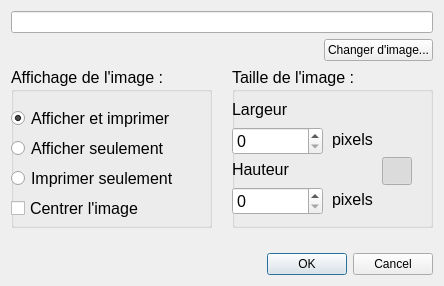
<?xml version="1.0" encoding="UTF-8"?>
<ui version="4.0">
 <class>InsertPicture</class>
 <widget class="QDialog" name="InsertPicture">
  <property name="geometry">
   <rect>
    <x>0</x>
    <y>0</y>
    <width>444</width>
    <height>286</height>
   </rect>
  </property>
  <property name="minimumSize">
   <size>
    <width>444</width>
    <height>286</height>
   </size>
  </property>
  <property name="maximumSize">
   <size>
    <width>444</width>
    <height>286</height>
   </size>
  </property>
  <property name="windowTitle">
   <string>Configuration de l'image</string>
  </property>
  <layout class="QHBoxLayout" name="horizontalLayout_3">
   <item>
    <layout class="QVBoxLayout" name="verticalLayout">
     <item>
      <widget class="QLineEdit" name="filename">
       <property name="readOnly">
        <bool>true</bool>
       </property>
      </widget>
     </item>
     <item>
      <layout class="QHBoxLayout" name="horizontalLayout_2">
       <item>
        <spacer name="horizontalSpacer_2">
         <property name="orientation">
          <enum>Qt::Horizontal</enum>
         </property>
         <property name="sizeHint" stdset="0">
          <size>
           <width>40</width>
           <height>20</height>
          </size>
         </property>
        </spacer>
       </item>
       <item>
        <widget class="QPushButton" name="changePicture">
         <property name="text">
          <string>Changer d'image...</string>
         </property>
        </widget>
       </item>
      </layout>
     </item>
     <item>
      <layout class="QHBoxLayout" name="horizontalLayout">
       <item>
        <widget class="QGroupBox" name="groupBox">
         <property name="minimumSize">
          <size>
           <width>201</width>
           <height>161</height>
          </size>
         </property>
         <property name="maximumSize">
          <size>
           <width>201</width>
           <height>161</height>
          </size>
         </property>
         <property name="font">
          <font>
           <pointsize>12</pointsize>
          </font>
         </property>
         <property name="title">
          <string>Affichage de l'image :</string>
         </property>
         <widget class="QRadioButton" name="printAll">
          <property name="geometry">
           <rect>
            <x>0</x>
            <y>40</y>
            <width>171</width>
            <height>23</height>
           </rect>
          </property>
          <property name="text">
           <string>Afficher et imprimer</string>
          </property>
          <property name="checked">
           <bool>true</bool>
          </property>
         </widget>
         <widget class="QRadioButton" name="noPrint">
          <property name="geometry">
           <rect>
            <x>0</x>
            <y>70</y>
            <width>171</width>
            <height>23</height>
           </rect>
          </property>
          <property name="text">
           <string>Afficher seulement</string>
          </property>
          <property name="checked">
           <bool>false</bool>
          </property>
         </widget>
         <widget class="QRadioButton" name="printOnly">
          <property name="geometry">
           <rect>
            <x>0</x>
            <y>100</y>
            <width>171</width>
            <height>23</height>
           </rect>
          </property>
          <property name="text">
           <string>Imprimer seulement</string>
          </property>
         </widget>
         <widget class="QCheckBox" name="centerImg">
          <property name="geometry">
           <rect>
            <x>0</x>
            <y>130</y>
            <width>191</width>
            <height>23</height>
           </rect>
          </property>
          <property name="text">
           <string>Centrer l'image</string>
          </property>
         </widget>
        </widget>
       </item>
       <item>
        <spacer name="horizontalSpacer">
         <property name="orientation">
          <enum>Qt::Horizontal</enum>
         </property>
         <property name="sizeHint" stdset="0">
          <size>
           <width>40</width>
           <height>20</height>
          </size>
         </property>
        </spacer>
       </item>
       <item>
        <widget class="QGroupBox" name="groupBox_2">
         <property name="minimumSize">
          <size>
           <width>201</width>
           <height>161</height>
          </size>
         </property>
         <property name="maximumSize">
          <size>
           <width>201</width>
           <height>161</height>
          </size>
         </property>
         <property name="font">
          <font>
           <pointsize>12</pointsize>
          </font>
         </property>
         <property name="title">
          <string>Taille de l'image :</string>
         </property>
         <widget class="QLabel" name="label">
          <property name="geometry">
           <rect>
            <x>0</x>
            <y>30</y>
            <width>61</width>
            <height>25</height>
           </rect>
          </property>
          <property name="text">
           <string>Largeur :</string>
          </property>
         </widget>
         <widget class="QLabel" name="label_2">
          <property name="geometry">
           <rect>
            <x>0</x>
            <y>90</y>
            <width>61</width>
            <height>25</height>
           </rect>
          </property>
          <property name="text">
           <string>Hauteur :</string>
          </property>
         </widget>
         <widget class="QSpinBox" name="largeur">
          <property name="geometry">
           <rect>
            <x>0</x>
            <y>60</y>
            <width>91</width>
            <height>28</height>
           </rect>
          </property>
          <property name="maximum">
           <number>1000000000</number>
          </property>
         </widget>
         <widget class="QLabel" name="label_3">
          <property name="geometry">
           <rect>
            <x>100</x>
            <y>60</y>
            <width>61</width>
            <height>25</height>
           </rect>
          </property>
          <property name="text">
           <string>pixels</string>
          </property>
         </widget>
         <widget class="QLabel" name="label_4">
          <property name="geometry">
           <rect>
            <x>100</x>
            <y>120</y>
            <width>61</width>
            <height>25</height>
           </rect>
          </property>
          <property name="text">
           <string>pixels</string>
          </property>
         </widget>
         <widget class="QSpinBox" name="hauteur">
          <property name="geometry">
           <rect>
            <x>0</x>
            <y>120</y>
            <width>91</width>
            <height>28</height>
           </rect>
          </property>
          <property name="maximum">
           <number>1000000000</number>
          </property>
         </widget>
         <widget class="QPushButton" name="keepRatio">
          <property name="geometry">
           <rect>
            <x>150</x>
            <y>90</y>
            <width>30</width>
            <height>28</height>
           </rect>
          </property>
          <property name="toolTip">
           <string>Conserver le ratio</string>
          </property>
          <property name="text">
           <string/>
          </property>
          <property name="icon">
           <iconset resource="Ressources.qrc">
            <normaloff>:/images/media_aspect_ratio.png</normaloff>:/images/media_aspect_ratio.png</iconset>
          </property>
          <property name="checkable">
           <bool>true</bool>
          </property>
          <property name="checked">
           <bool>true</bool>
          </property>
         </widget>
        </widget>
       </item>
      </layout>
     </item>
     <item>
      <spacer name="verticalSpacer">
       <property name="orientation">
        <enum>Qt::Vertical</enum>
       </property>
       <property name="sizeHint" stdset="0">
        <size>
         <width>17</width>
         <height>13</height>
        </size>
       </property>
      </spacer>
     </item>
     <item>
      <widget class="QDialogButtonBox" name="buttonBox">
       <property name="standardButtons">
        <set>QDialogButtonBox::Cancel|QDialogButtonBox::Ok</set>
       </property>
      </widget>
     </item>
    </layout>
   </item>
  </layout>
 </widget>
 <resources>
  <include location="Ressources.qrc"/>
 </resources>
 <connections/>
</ui>
